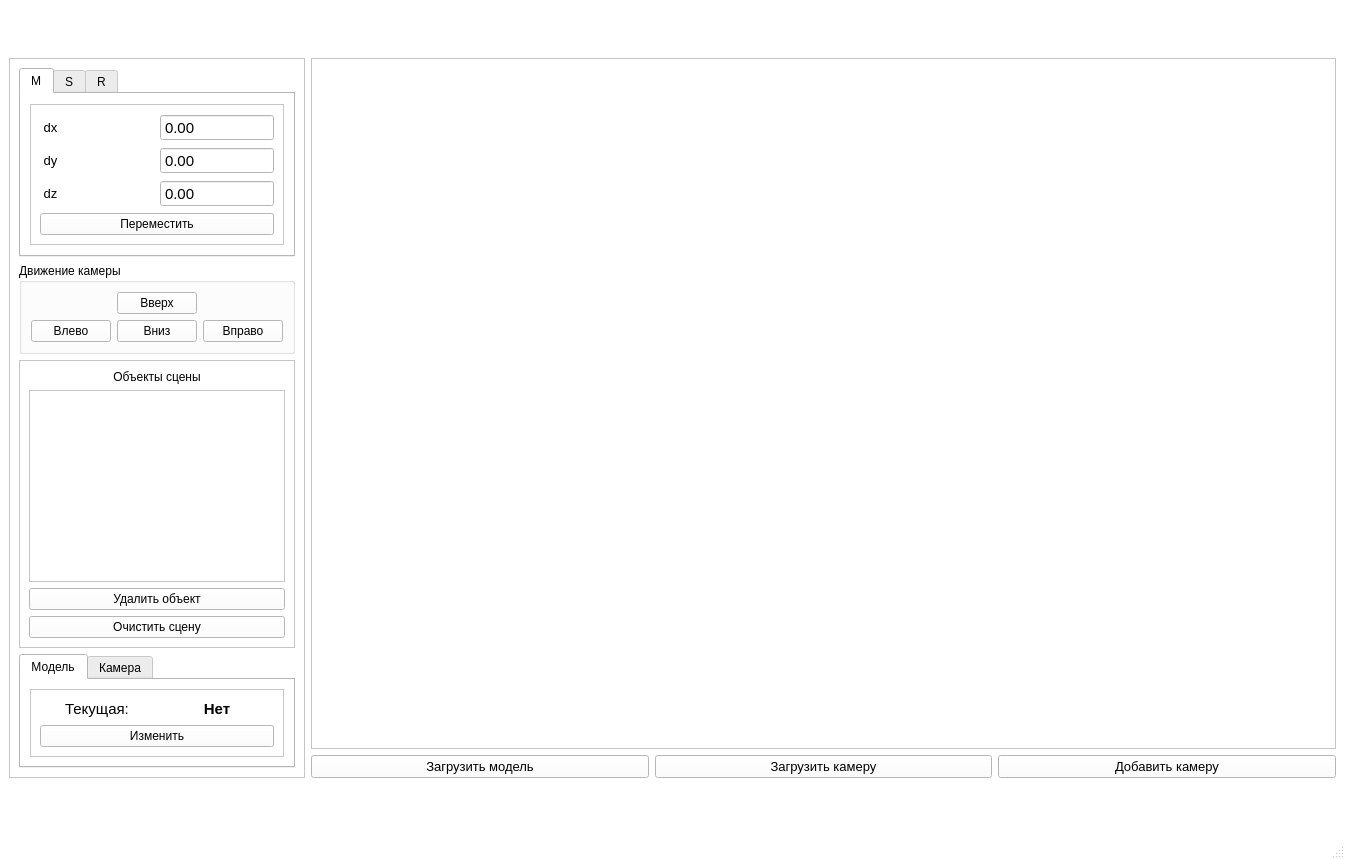
<?xml version="1.0" encoding="UTF-8"?>
<ui version="4.0">
 <class>MainWindow</class>
 <widget class="QMainWindow" name="MainWindow">
  <property name="geometry">
   <rect>
    <x>0</x>
    <y>0</y>
    <width>1345</width>
    <height>859</height>
   </rect>
  </property>
  <property name="palette">
   <palette>
    <active>
     <colorrole role="WindowText">
      <brush brushstyle="SolidPattern">
       <color alpha="255">
        <red>0</red>
        <green>0</green>
        <blue>0</blue>
       </color>
      </brush>
     </colorrole>
     <colorrole role="Button">
      <brush brushstyle="SolidPattern">
       <color alpha="255">
        <red>255</red>
        <green>255</green>
        <blue>255</blue>
       </color>
      </brush>
     </colorrole>
     <colorrole role="Light">
      <brush brushstyle="SolidPattern">
       <color alpha="255">
        <red>255</red>
        <green>255</green>
        <blue>255</blue>
       </color>
      </brush>
     </colorrole>
     <colorrole role="Midlight">
      <brush brushstyle="SolidPattern">
       <color alpha="255">
        <red>255</red>
        <green>255</green>
        <blue>255</blue>
       </color>
      </brush>
     </colorrole>
     <colorrole role="Dark">
      <brush brushstyle="SolidPattern">
       <color alpha="255">
        <red>127</red>
        <green>127</green>
        <blue>127</blue>
       </color>
      </brush>
     </colorrole>
     <colorrole role="Mid">
      <brush brushstyle="SolidPattern">
       <color alpha="255">
        <red>170</red>
        <green>170</green>
        <blue>170</blue>
       </color>
      </brush>
     </colorrole>
     <colorrole role="Text">
      <brush brushstyle="SolidPattern">
       <color alpha="255">
        <red>0</red>
        <green>0</green>
        <blue>0</blue>
       </color>
      </brush>
     </colorrole>
     <colorrole role="BrightText">
      <brush brushstyle="SolidPattern">
       <color alpha="255">
        <red>255</red>
        <green>255</green>
        <blue>255</blue>
       </color>
      </brush>
     </colorrole>
     <colorrole role="ButtonText">
      <brush brushstyle="SolidPattern">
       <color alpha="255">
        <red>0</red>
        <green>0</green>
        <blue>0</blue>
       </color>
      </brush>
     </colorrole>
     <colorrole role="Base">
      <brush brushstyle="SolidPattern">
       <color alpha="255">
        <red>255</red>
        <green>255</green>
        <blue>255</blue>
       </color>
      </brush>
     </colorrole>
     <colorrole role="Window">
      <brush brushstyle="SolidPattern">
       <color alpha="255">
        <red>255</red>
        <green>255</green>
        <blue>255</blue>
       </color>
      </brush>
     </colorrole>
     <colorrole role="Shadow">
      <brush brushstyle="SolidPattern">
       <color alpha="255">
        <red>0</red>
        <green>0</green>
        <blue>0</blue>
       </color>
      </brush>
     </colorrole>
     <colorrole role="AlternateBase">
      <brush brushstyle="SolidPattern">
       <color alpha="255">
        <red>255</red>
        <green>255</green>
        <blue>255</blue>
       </color>
      </brush>
     </colorrole>
     <colorrole role="ToolTipBase">
      <brush brushstyle="SolidPattern">
       <color alpha="255">
        <red>255</red>
        <green>255</green>
        <blue>220</blue>
       </color>
      </brush>
     </colorrole>
     <colorrole role="ToolTipText">
      <brush brushstyle="SolidPattern">
       <color alpha="255">
        <red>0</red>
        <green>0</green>
        <blue>0</blue>
       </color>
      </brush>
     </colorrole>
     <colorrole role="PlaceholderText">
      <brush brushstyle="SolidPattern">
       <color alpha="128">
        <red>0</red>
        <green>0</green>
        <blue>0</blue>
       </color>
      </brush>
     </colorrole>
    </active>
    <inactive>
     <colorrole role="WindowText">
      <brush brushstyle="SolidPattern">
       <color alpha="255">
        <red>0</red>
        <green>0</green>
        <blue>0</blue>
       </color>
      </brush>
     </colorrole>
     <colorrole role="Button">
      <brush brushstyle="SolidPattern">
       <color alpha="255">
        <red>255</red>
        <green>255</green>
        <blue>255</blue>
       </color>
      </brush>
     </colorrole>
     <colorrole role="Light">
      <brush brushstyle="SolidPattern">
       <color alpha="255">
        <red>255</red>
        <green>255</green>
        <blue>255</blue>
       </color>
      </brush>
     </colorrole>
     <colorrole role="Midlight">
      <brush brushstyle="SolidPattern">
       <color alpha="255">
        <red>255</red>
        <green>255</green>
        <blue>255</blue>
       </color>
      </brush>
     </colorrole>
     <colorrole role="Dark">
      <brush brushstyle="SolidPattern">
       <color alpha="255">
        <red>127</red>
        <green>127</green>
        <blue>127</blue>
       </color>
      </brush>
     </colorrole>
     <colorrole role="Mid">
      <brush brushstyle="SolidPattern">
       <color alpha="255">
        <red>170</red>
        <green>170</green>
        <blue>170</blue>
       </color>
      </brush>
     </colorrole>
     <colorrole role="Text">
      <brush brushstyle="SolidPattern">
       <color alpha="255">
        <red>0</red>
        <green>0</green>
        <blue>0</blue>
       </color>
      </brush>
     </colorrole>
     <colorrole role="BrightText">
      <brush brushstyle="SolidPattern">
       <color alpha="255">
        <red>255</red>
        <green>255</green>
        <blue>255</blue>
       </color>
      </brush>
     </colorrole>
     <colorrole role="ButtonText">
      <brush brushstyle="SolidPattern">
       <color alpha="255">
        <red>0</red>
        <green>0</green>
        <blue>0</blue>
       </color>
      </brush>
     </colorrole>
     <colorrole role="Base">
      <brush brushstyle="SolidPattern">
       <color alpha="255">
        <red>255</red>
        <green>255</green>
        <blue>255</blue>
       </color>
      </brush>
     </colorrole>
     <colorrole role="Window">
      <brush brushstyle="SolidPattern">
       <color alpha="255">
        <red>255</red>
        <green>255</green>
        <blue>255</blue>
       </color>
      </brush>
     </colorrole>
     <colorrole role="Shadow">
      <brush brushstyle="SolidPattern">
       <color alpha="255">
        <red>0</red>
        <green>0</green>
        <blue>0</blue>
       </color>
      </brush>
     </colorrole>
     <colorrole role="AlternateBase">
      <brush brushstyle="SolidPattern">
       <color alpha="255">
        <red>255</red>
        <green>255</green>
        <blue>255</blue>
       </color>
      </brush>
     </colorrole>
     <colorrole role="ToolTipBase">
      <brush brushstyle="SolidPattern">
       <color alpha="255">
        <red>255</red>
        <green>255</green>
        <blue>220</blue>
       </color>
      </brush>
     </colorrole>
     <colorrole role="ToolTipText">
      <brush brushstyle="SolidPattern">
       <color alpha="255">
        <red>0</red>
        <green>0</green>
        <blue>0</blue>
       </color>
      </brush>
     </colorrole>
     <colorrole role="PlaceholderText">
      <brush brushstyle="SolidPattern">
       <color alpha="128">
        <red>0</red>
        <green>0</green>
        <blue>0</blue>
       </color>
      </brush>
     </colorrole>
    </inactive>
    <disabled>
     <colorrole role="WindowText">
      <brush brushstyle="SolidPattern">
       <color alpha="255">
        <red>127</red>
        <green>127</green>
        <blue>127</blue>
       </color>
      </brush>
     </colorrole>
     <colorrole role="Button">
      <brush brushstyle="SolidPattern">
       <color alpha="255">
        <red>255</red>
        <green>255</green>
        <blue>255</blue>
       </color>
      </brush>
     </colorrole>
     <colorrole role="Light">
      <brush brushstyle="SolidPattern">
       <color alpha="255">
        <red>255</red>
        <green>255</green>
        <blue>255</blue>
       </color>
      </brush>
     </colorrole>
     <colorrole role="Midlight">
      <brush brushstyle="SolidPattern">
       <color alpha="255">
        <red>255</red>
        <green>255</green>
        <blue>255</blue>
       </color>
      </brush>
     </colorrole>
     <colorrole role="Dark">
      <brush brushstyle="SolidPattern">
       <color alpha="255">
        <red>127</red>
        <green>127</green>
        <blue>127</blue>
       </color>
      </brush>
     </colorrole>
     <colorrole role="Mid">
      <brush brushstyle="SolidPattern">
       <color alpha="255">
        <red>170</red>
        <green>170</green>
        <blue>170</blue>
       </color>
      </brush>
     </colorrole>
     <colorrole role="Text">
      <brush brushstyle="SolidPattern">
       <color alpha="255">
        <red>127</red>
        <green>127</green>
        <blue>127</blue>
       </color>
      </brush>
     </colorrole>
     <colorrole role="BrightText">
      <brush brushstyle="SolidPattern">
       <color alpha="255">
        <red>255</red>
        <green>255</green>
        <blue>255</blue>
       </color>
      </brush>
     </colorrole>
     <colorrole role="ButtonText">
      <brush brushstyle="SolidPattern">
       <color alpha="255">
        <red>127</red>
        <green>127</green>
        <blue>127</blue>
       </color>
      </brush>
     </colorrole>
     <colorrole role="Base">
      <brush brushstyle="SolidPattern">
       <color alpha="255">
        <red>255</red>
        <green>255</green>
        <blue>255</blue>
       </color>
      </brush>
     </colorrole>
     <colorrole role="Window">
      <brush brushstyle="SolidPattern">
       <color alpha="255">
        <red>255</red>
        <green>255</green>
        <blue>255</blue>
       </color>
      </brush>
     </colorrole>
     <colorrole role="Shadow">
      <brush brushstyle="SolidPattern">
       <color alpha="255">
        <red>0</red>
        <green>0</green>
        <blue>0</blue>
       </color>
      </brush>
     </colorrole>
     <colorrole role="AlternateBase">
      <brush brushstyle="SolidPattern">
       <color alpha="255">
        <red>255</red>
        <green>255</green>
        <blue>255</blue>
       </color>
      </brush>
     </colorrole>
     <colorrole role="ToolTipBase">
      <brush brushstyle="SolidPattern">
       <color alpha="255">
        <red>255</red>
        <green>255</green>
        <blue>220</blue>
       </color>
      </brush>
     </colorrole>
     <colorrole role="ToolTipText">
      <brush brushstyle="SolidPattern">
       <color alpha="255">
        <red>0</red>
        <green>0</green>
        <blue>0</blue>
       </color>
      </brush>
     </colorrole>
     <colorrole role="PlaceholderText">
      <brush brushstyle="SolidPattern">
       <color alpha="128">
        <red>0</red>
        <green>0</green>
        <blue>0</blue>
       </color>
      </brush>
     </colorrole>
    </disabled>
   </palette>
  </property>
  <property name="windowTitle">
   <string>Lab 03</string>
  </property>
  <widget class="QWidget" name="centralwidget">
   <property name="layoutDirection">
    <enum>Qt::LeftToRight</enum>
   </property>
   <layout class="QFormLayout" name="formLayout">
    <item row="0" column="0">
     <widget class="QFrame" name="frame_4">
      <property name="sizePolicy">
       <sizepolicy hsizetype="Minimum" vsizetype="Fixed">
        <horstretch>0</horstretch>
        <verstretch>0</verstretch>
       </sizepolicy>
      </property>
      <property name="font">
       <font>
        <family>Arial</family>
        <pointsize>9</pointsize>
       </font>
      </property>
      <property name="frameShape">
       <enum>QFrame::StyledPanel</enum>
      </property>
      <property name="frameShadow">
       <enum>QFrame::Raised</enum>
      </property>
      <layout class="QVBoxLayout" name="verticalLayout">
       <item>
        <widget class="QTabWidget" name="tabWidget">
         <property name="currentIndex">
          <number>0</number>
         </property>
         <widget class="QWidget" name="tab">
          <attribute name="title">
           <string>M</string>
          </attribute>
          <layout class="QVBoxLayout" name="verticalLayout_7">
           <item>
            <widget class="QFrame" name="move_label">
             <property name="sizePolicy">
              <sizepolicy hsizetype="Preferred" vsizetype="Fixed">
               <horstretch>0</horstretch>
               <verstretch>0</verstretch>
              </sizepolicy>
             </property>
             <property name="font">
              <font>
               <family>Arial</family>
               <pointsize>9</pointsize>
              </font>
             </property>
             <property name="frameShape">
              <enum>QFrame::StyledPanel</enum>
             </property>
             <property name="frameShadow">
              <enum>QFrame::Raised</enum>
             </property>
             <layout class="QGridLayout" name="gridLayout_5">
              <item row="2" column="0">
               <widget class="QLabel" name="label_3">
                <property name="font">
                 <font>
                  <family>Arial</family>
                  <pointsize>10</pointsize>
                 </font>
                </property>
                <property name="text">
                 <string> dz</string>
                </property>
               </widget>
              </item>
              <item row="1" column="0">
               <widget class="QLabel" name="label_2">
                <property name="font">
                 <font>
                  <family>Arial</family>
                  <pointsize>10</pointsize>
                 </font>
                </property>
                <property name="text">
                 <string> dy</string>
                </property>
               </widget>
              </item>
              <item row="0" column="0">
               <widget class="QLabel" name="label">
                <property name="font">
                 <font>
                  <family>Arial</family>
                  <pointsize>10</pointsize>
                 </font>
                </property>
                <property name="text">
                 <string> dx</string>
                </property>
               </widget>
              </item>
              <item row="1" column="1">
               <widget class="QDoubleSpinBox" name="dy_box">
                <property name="font">
                 <font>
                  <family>Arial</family>
                  <pointsize>11</pointsize>
                 </font>
                </property>
                <property name="locale">
                 <locale language="English" country="Canada"/>
                </property>
                <property name="buttonSymbols">
                 <enum>QAbstractSpinBox::NoButtons</enum>
                </property>
                <property name="minimum">
                 <double>-10000000000000000000000.000000000000000</double>
                </property>
                <property name="maximum">
                 <double>10000000000000000000000.000000000000000</double>
                </property>
               </widget>
              </item>
              <item row="2" column="1">
               <widget class="QDoubleSpinBox" name="dz_box">
                <property name="font">
                 <font>
                  <family>Arial</family>
                  <pointsize>11</pointsize>
                 </font>
                </property>
                <property name="locale">
                 <locale language="English" country="Canada"/>
                </property>
                <property name="buttonSymbols">
                 <enum>QAbstractSpinBox::NoButtons</enum>
                </property>
                <property name="minimum">
                 <double>-99999999999999991611392.000000000000000</double>
                </property>
                <property name="maximum">
                 <double>10000000000000000.000000000000000</double>
                </property>
               </widget>
              </item>
              <item row="0" column="1">
               <widget class="QDoubleSpinBox" name="dx_box">
                <property name="minimumSize">
                 <size>
                  <width>0</width>
                  <height>1</height>
                 </size>
                </property>
                <property name="font">
                 <font>
                  <family>Arial</family>
                  <pointsize>11</pointsize>
                 </font>
                </property>
                <property name="locale">
                 <locale language="English" country="Canada"/>
                </property>
                <property name="buttonSymbols">
                 <enum>QAbstractSpinBox::NoButtons</enum>
                </property>
                <property name="minimum">
                 <double>-10000000000000000.000000000000000</double>
                </property>
                <property name="maximum">
                 <double>10000000000000000.000000000000000</double>
                </property>
               </widget>
              </item>
              <item row="3" column="0" colspan="2">
               <widget class="QPushButton" name="move_btn">
                <property name="font">
                 <font>
                  <family>Arial</family>
                  <pointsize>9</pointsize>
                 </font>
                </property>
                <property name="text">
                 <string>Переместить</string>
                </property>
               </widget>
              </item>
             </layout>
            </widget>
           </item>
          </layout>
         </widget>
         <widget class="QWidget" name="tab_3">
          <attribute name="title">
           <string>S</string>
          </attribute>
          <layout class="QVBoxLayout" name="verticalLayout_6">
           <item>
            <widget class="QFrame" name="frame_2">
             <property name="sizePolicy">
              <sizepolicy hsizetype="Preferred" vsizetype="Fixed">
               <horstretch>0</horstretch>
               <verstretch>0</verstretch>
              </sizepolicy>
             </property>
             <property name="font">
              <font>
               <family>Arial</family>
               <pointsize>9</pointsize>
              </font>
             </property>
             <property name="frameShape">
              <enum>QFrame::StyledPanel</enum>
             </property>
             <property name="frameShadow">
              <enum>QFrame::Raised</enum>
             </property>
             <layout class="QGridLayout" name="gridLayout_6">
              <item row="1" column="0">
               <widget class="QLabel" name="label_5">
                <property name="font">
                 <font>
                  <family>Arial</family>
                  <pointsize>10</pointsize>
                 </font>
                </property>
                <property name="text">
                 <string> ky</string>
                </property>
               </widget>
              </item>
              <item row="0" column="0">
               <widget class="QLabel" name="label_4">
                <property name="font">
                 <font>
                  <family>Arial</family>
                  <pointsize>10</pointsize>
                 </font>
                </property>
                <property name="text">
                 <string> kx</string>
                </property>
               </widget>
              </item>
              <item row="1" column="1">
               <widget class="QDoubleSpinBox" name="ky_box">
                <property name="font">
                 <font>
                  <family>Arial</family>
                  <pointsize>11</pointsize>
                 </font>
                </property>
                <property name="locale">
                 <locale language="English" country="Canada"/>
                </property>
                <property name="buttonSymbols">
                 <enum>QAbstractSpinBox::NoButtons</enum>
                </property>
                <property name="minimum">
                 <double>0.000000000000000</double>
                </property>
                <property name="maximum">
                 <double>10000000000000000000000.000000000000000</double>
                </property>
               </widget>
              </item>
              <item row="0" column="1">
               <widget class="QDoubleSpinBox" name="kx_box">
                <property name="font">
                 <font>
                  <family>Arial</family>
                  <pointsize>11</pointsize>
                 </font>
                </property>
                <property name="locale">
                 <locale language="English" country="Canada"/>
                </property>
                <property name="buttonSymbols">
                 <enum>QAbstractSpinBox::NoButtons</enum>
                </property>
                <property name="minimum">
                 <double>0.000000000000000</double>
                </property>
                <property name="maximum">
                 <double>10000000000000000.000000000000000</double>
                </property>
               </widget>
              </item>
              <item row="2" column="0">
               <widget class="QLabel" name="label_6">
                <property name="font">
                 <font>
                  <family>Arial</family>
                  <pointsize>10</pointsize>
                 </font>
                </property>
                <property name="text">
                 <string> kz</string>
                </property>
               </widget>
              </item>
              <item row="2" column="1">
               <widget class="QDoubleSpinBox" name="kz_box">
                <property name="font">
                 <font>
                  <family>Arial</family>
                  <pointsize>11</pointsize>
                 </font>
                </property>
                <property name="locale">
                 <locale language="English" country="Canada"/>
                </property>
                <property name="buttonSymbols">
                 <enum>QAbstractSpinBox::NoButtons</enum>
                </property>
                <property name="minimum">
                 <double>0.000000000000000</double>
                </property>
                <property name="maximum">
                 <double>10000000000000000.000000000000000</double>
                </property>
               </widget>
              </item>
              <item row="3" column="0" colspan="2">
               <widget class="QPushButton" name="scale_btn">
                <property name="font">
                 <font>
                  <family>Arial</family>
                  <pointsize>9</pointsize>
                 </font>
                </property>
                <property name="text">
                 <string>Масштабировать</string>
                </property>
               </widget>
              </item>
             </layout>
            </widget>
           </item>
          </layout>
         </widget>
         <widget class="QWidget" name="tab_2">
          <attribute name="title">
           <string>R</string>
          </attribute>
          <layout class="QVBoxLayout" name="verticalLayout_5">
           <item>
            <widget class="QFrame" name="frame_3">
             <property name="sizePolicy">
              <sizepolicy hsizetype="Minimum" vsizetype="Fixed">
               <horstretch>0</horstretch>
               <verstretch>0</verstretch>
              </sizepolicy>
             </property>
             <property name="font">
              <font>
               <family>Arial</family>
               <pointsize>9</pointsize>
              </font>
             </property>
             <property name="frameShape">
              <enum>QFrame::StyledPanel</enum>
             </property>
             <property name="frameShadow">
              <enum>QFrame::Raised</enum>
             </property>
             <layout class="QGridLayout" name="gridLayout_7">
              <item row="1" column="1">
               <widget class="QDoubleSpinBox" name="ay_box">
                <property name="font">
                 <font>
                  <family>Arial</family>
                  <pointsize>11</pointsize>
                 </font>
                </property>
                <property name="locale">
                 <locale language="English" country="Canada"/>
                </property>
                <property name="buttonSymbols">
                 <enum>QAbstractSpinBox::NoButtons</enum>
                </property>
                <property name="minimum">
                 <double>-10000000000000000000000.000000000000000</double>
                </property>
                <property name="maximum">
                 <double>10000000000000000000000.000000000000000</double>
                </property>
               </widget>
              </item>
              <item row="0" column="1">
               <widget class="QDoubleSpinBox" name="ax_box">
                <property name="font">
                 <font>
                  <family>Arial</family>
                  <pointsize>11</pointsize>
                 </font>
                </property>
                <property name="locale">
                 <locale language="English" country="Canada"/>
                </property>
                <property name="buttonSymbols">
                 <enum>QAbstractSpinBox::NoButtons</enum>
                </property>
                <property name="minimum">
                 <double>-10000000000000000.000000000000000</double>
                </property>
                <property name="maximum">
                 <double>10000000000000000.000000000000000</double>
                </property>
               </widget>
              </item>
              <item row="2" column="1">
               <widget class="QDoubleSpinBox" name="az_box">
                <property name="font">
                 <font>
                  <family>Arial</family>
                  <pointsize>11</pointsize>
                 </font>
                </property>
                <property name="locale">
                 <locale language="English" country="Canada"/>
                </property>
                <property name="buttonSymbols">
                 <enum>QAbstractSpinBox::NoButtons</enum>
                </property>
                <property name="minimum">
                 <double>-99999999999999991611392.000000000000000</double>
                </property>
                <property name="maximum">
                 <double>10000000000000000.000000000000000</double>
                </property>
               </widget>
              </item>
              <item row="3" column="0" colspan="2">
               <widget class="QPushButton" name="rotate_btn">
                <property name="font">
                 <font>
                  <family>Arial</family>
                  <pointsize>9</pointsize>
                 </font>
                </property>
                <property name="text">
                 <string>Повернуть</string>
                </property>
               </widget>
              </item>
              <item row="1" column="0">
               <widget class="QLabel" name="label_12">
                <property name="font">
                 <font>
                  <family>Arial</family>
                  <pointsize>10</pointsize>
                 </font>
                </property>
                <property name="text">
                 <string>ay</string>
                </property>
               </widget>
              </item>
              <item row="0" column="0">
               <widget class="QLabel" name="label_11">
                <property name="font">
                 <font>
                  <family>Arial</family>
                  <pointsize>10</pointsize>
                 </font>
                </property>
                <property name="text">
                 <string>ax</string>
                </property>
               </widget>
              </item>
              <item row="2" column="0">
               <widget class="QLabel" name="label_10">
                <property name="font">
                 <font>
                  <family>Arial</family>
                  <pointsize>10</pointsize>
                 </font>
                </property>
                <property name="text">
                 <string>az</string>
                </property>
               </widget>
              </item>
             </layout>
            </widget>
           </item>
          </layout>
         </widget>
        </widget>
       </item>
       <item>
        <widget class="QGroupBox" name="groupBox">
         <property name="title">
          <string>Движение камеры</string>
         </property>
         <layout class="QGridLayout" name="gridLayout">
          <item row="0" column="1">
           <widget class="QPushButton" name="up_btn">
            <property name="font">
             <font>
              <family>Arial</family>
              <pointsize>9</pointsize>
             </font>
            </property>
            <property name="text">
             <string>Вверх</string>
            </property>
           </widget>
          </item>
          <item row="1" column="0">
           <widget class="QPushButton" name="left_btn">
            <property name="font">
             <font>
              <family>Arial</family>
              <pointsize>9</pointsize>
             </font>
            </property>
            <property name="text">
             <string>Влево</string>
            </property>
           </widget>
          </item>
          <item row="1" column="1">
           <widget class="QPushButton" name="down_btn">
            <property name="font">
             <font>
              <family>Arial</family>
              <pointsize>9</pointsize>
             </font>
            </property>
            <property name="text">
             <string>Вниз</string>
            </property>
           </widget>
          </item>
          <item row="1" column="2">
           <widget class="QPushButton" name="right_btn">
            <property name="font">
             <font>
              <family>Arial</family>
              <pointsize>9</pointsize>
             </font>
            </property>
            <property name="text">
             <string>Вправо</string>
            </property>
           </widget>
          </item>
         </layout>
        </widget>
       </item>
       <item>
        <widget class="QFrame" name="frame">
         <property name="font">
          <font>
           <family>Arial</family>
           <pointsize>9</pointsize>
          </font>
         </property>
         <property name="frameShape">
          <enum>QFrame::StyledPanel</enum>
         </property>
         <property name="frameShadow">
          <enum>QFrame::Raised</enum>
         </property>
         <layout class="QVBoxLayout" name="verticalLayout_2">
          <item>
           <widget class="QLabel" name="label_7">
            <property name="font">
             <font>
              <family>Arial</family>
              <pointsize>9</pointsize>
             </font>
            </property>
            <property name="text">
             <string>Объекты сцены</string>
            </property>
            <property name="alignment">
             <set>Qt::AlignCenter</set>
            </property>
           </widget>
          </item>
          <item>
           <widget class="QListWidget" name="objects_list">
            <property name="currentRow">
             <number>-1</number>
            </property>
           </widget>
          </item>
          <item>
           <widget class="QPushButton" name="remove_object_btn">
            <property name="font">
             <font>
              <family>Arial</family>
              <pointsize>9</pointsize>
             </font>
            </property>
            <property name="text">
             <string>Удалить объект</string>
            </property>
           </widget>
          </item>
          <item>
           <widget class="QPushButton" name="clear_scene_btn">
            <property name="sizePolicy">
             <sizepolicy hsizetype="Ignored" vsizetype="Fixed">
              <horstretch>0</horstretch>
              <verstretch>0</verstretch>
             </sizepolicy>
            </property>
            <property name="font">
             <font>
              <family>Arial</family>
              <pointsize>9</pointsize>
             </font>
            </property>
            <property name="text">
             <string>Очистить сцену</string>
            </property>
           </widget>
          </item>
         </layout>
        </widget>
       </item>
       <item>
        <widget class="QTabWidget" name="tabWidget_2">
         <property name="currentIndex">
          <number>0</number>
         </property>
         <widget class="QWidget" name="tab_4">
          <attribute name="title">
           <string>Модель</string>
          </attribute>
          <layout class="QVBoxLayout" name="verticalLayout_9">
           <item>
            <widget class="QFrame" name="frame_6">
             <property name="font">
              <font>
               <family>Arial</family>
               <pointsize>9</pointsize>
              </font>
             </property>
             <property name="frameShape">
              <enum>QFrame::StyledPanel</enum>
             </property>
             <property name="frameShadow">
              <enum>QFrame::Raised</enum>
             </property>
             <layout class="QVBoxLayout" name="verticalLayout_4">
              <item>
               <layout class="QHBoxLayout" name="horizontalLayout">
                <item>
                 <widget class="QLabel" name="label_9">
                  <property name="font">
                   <font>
                    <family>Arial</family>
                    <pointsize>11</pointsize>
                   </font>
                  </property>
                  <property name="text">
                   <string>Текущая:</string>
                  </property>
                  <property name="alignment">
                   <set>Qt::AlignCenter</set>
                  </property>
                 </widget>
                </item>
                <item>
                 <widget class="QLabel" name="curr_model_lbl">
                  <property name="font">
                   <font>
                    <family>Arial</family>
                    <pointsize>11</pointsize>
                    <weight>75</weight>
                    <bold>true</bold>
                   </font>
                  </property>
                  <property name="text">
                   <string>Нет</string>
                  </property>
                  <property name="alignment">
                   <set>Qt::AlignCenter</set>
                  </property>
                 </widget>
                </item>
               </layout>
              </item>
              <item>
               <widget class="QPushButton" name="change_model_btn">
                <property name="font">
                 <font>
                  <family>Arial</family>
                  <pointsize>9</pointsize>
                 </font>
                </property>
                <property name="text">
                 <string>Изменить</string>
                </property>
               </widget>
              </item>
             </layout>
            </widget>
           </item>
          </layout>
         </widget>
         <widget class="QWidget" name="tab_5">
          <attribute name="title">
           <string>Камера</string>
          </attribute>
          <layout class="QVBoxLayout" name="verticalLayout_8">
           <item>
            <widget class="QFrame" name="frame_5">
             <property name="font">
              <font>
               <family>Arial</family>
               <pointsize>9</pointsize>
              </font>
             </property>
             <property name="frameShape">
              <enum>QFrame::StyledPanel</enum>
             </property>
             <property name="frameShadow">
              <enum>QFrame::Raised</enum>
             </property>
             <layout class="QVBoxLayout" name="verticalLayout_3">
              <item>
               <layout class="QHBoxLayout" name="horizontalLayout_2">
                <item>
                 <widget class="QLabel" name="label_8">
                  <property name="font">
                   <font>
                    <family>Arial</family>
                    <pointsize>11</pointsize>
                   </font>
                  </property>
                  <property name="text">
                   <string>Текущая:</string>
                  </property>
                  <property name="alignment">
                   <set>Qt::AlignCenter</set>
                  </property>
                 </widget>
                </item>
                <item>
                 <widget class="QLabel" name="curr_camera_lbl">
                  <property name="font">
                   <font>
                    <family>Arial</family>
                    <pointsize>11</pointsize>
                    <weight>75</weight>
                    <bold>true</bold>
                   </font>
                  </property>
                  <property name="text">
                   <string>Нет</string>
                  </property>
                  <property name="alignment">
                   <set>Qt::AlignCenter</set>
                  </property>
                 </widget>
                </item>
               </layout>
              </item>
              <item>
               <widget class="QPushButton" name="change_camera_btn">
                <property name="font">
                 <font>
                  <family>Arial</family>
                  <pointsize>9</pointsize>
                 </font>
                </property>
                <property name="text">
                 <string>Изменить</string>
                </property>
               </widget>
              </item>
             </layout>
            </widget>
           </item>
          </layout>
         </widget>
        </widget>
       </item>
      </layout>
     </widget>
    </item>
    <item row="0" column="1">
     <layout class="QVBoxLayout" name="verticalLayout_10">
      <item>
       <widget class="QGraphicsView" name="graphicsView">
        <property name="font">
         <font>
          <family>Arial</family>
          <pointsize>9</pointsize>
         </font>
        </property>
       </widget>
      </item>
      <item>
       <layout class="QGridLayout" name="gridLayout_2">
        <item row="0" column="0">
         <widget class="QPushButton" name="load_model_btn">
          <property name="font">
           <font>
            <family>Ubuntu</family>
            <pointsize>10</pointsize>
           </font>
          </property>
          <property name="text">
           <string>Загрузить модель</string>
          </property>
         </widget>
        </item>
        <item row="0" column="1">
         <widget class="QPushButton" name="load_camera_btn">
          <property name="font">
           <font>
            <family>Ubuntu</family>
            <pointsize>10</pointsize>
           </font>
          </property>
          <property name="text">
           <string>Загрузить камеру</string>
          </property>
         </widget>
        </item>
        <item row="0" column="2">
         <widget class="QPushButton" name="add_camera_btn">
          <property name="font">
           <font>
            <family>Ubuntu</family>
            <pointsize>10</pointsize>
           </font>
          </property>
          <property name="text">
           <string>Добавить камеру</string>
          </property>
         </widget>
        </item>
       </layout>
      </item>
     </layout>
    </item>
   </layout>
  </widget>
  <widget class="QStatusBar" name="statusbar"/>
 </widget>
 <tabstops>
  <tabstop>dx_box</tabstop>
  <tabstop>dy_box</tabstop>
  <tabstop>dz_box</tabstop>
  <tabstop>move_btn</tabstop>
  <tabstop>kx_box</tabstop>
  <tabstop>ky_box</tabstop>
  <tabstop>kz_box</tabstop>
  <tabstop>scale_btn</tabstop>
  <tabstop>ax_box</tabstop>
  <tabstop>ay_box</tabstop>
  <tabstop>az_box</tabstop>
  <tabstop>rotate_btn</tabstop>
  <tabstop>remove_object_btn</tabstop>
  <tabstop>change_camera_btn</tabstop>
  <tabstop>left_btn</tabstop>
  <tabstop>up_btn</tabstop>
  <tabstop>load_model_btn</tabstop>
  <tabstop>add_camera_btn</tabstop>
  <tabstop>down_btn</tabstop>
  <tabstop>right_btn</tabstop>
 </tabstops>
 <resources/>
 <connections/>
</ui>
